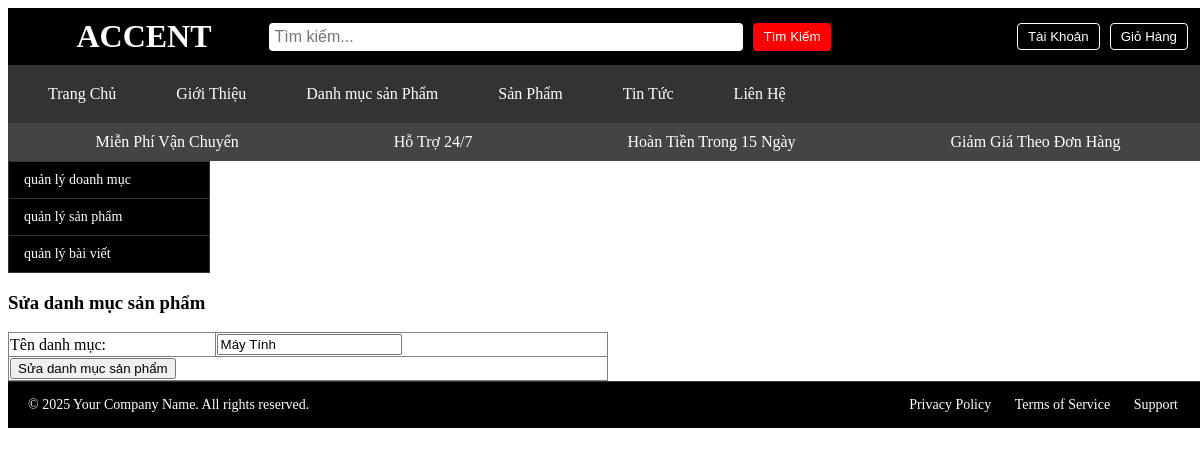
Before: /admin/index.php?action=quanlydanhmucsanpham&query=sua&iddanhmuc=7 with the older database file.
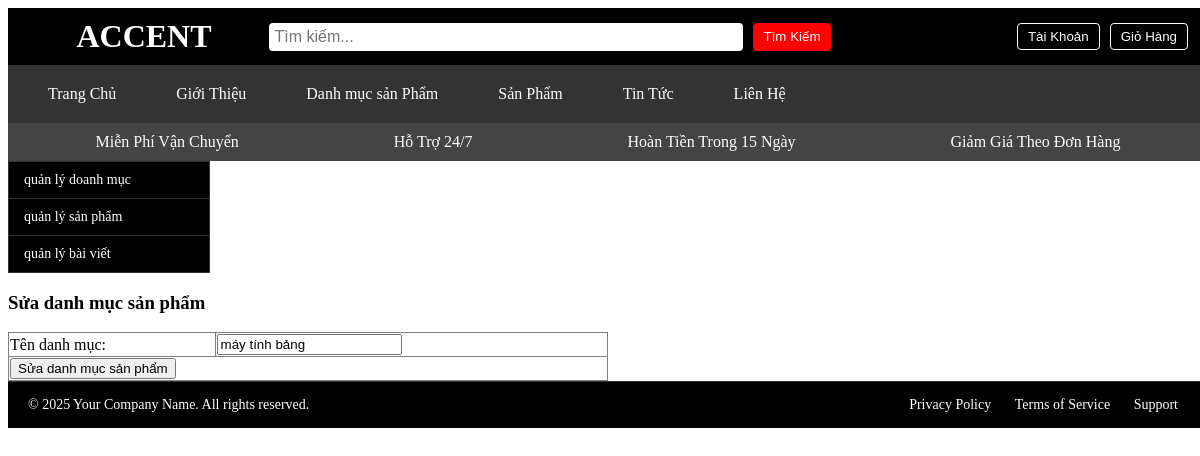
After: the same page with the newer database file.
### tables this page shows
CREATE TABLE `danhsachsanpham` (
  `id` int(11) NOT NULL,
  `tendanhmuc` varchar(255) NOT NULL
);

### admin/modum/quanlydanhmucsp/sua.php (the view)
<?php
include($_SERVER['DOCUMENT_ROOT'] . '/BTL/database/data.php');
if (isset($_GET['iddanhmuc'])) {
    $id = $_GET['iddanhmuc'];
    $sql_sua = "SELECT * FROM danhsachsanpham WHERE id = '$id' LIMIT 1";
    $query_sua = mysqli_query($conn, $sql_sua);
    $row = mysqli_fetch_array($query_sua);
}
?>
<h3>Sửa danh mục sản phẩm</h3>
<table border="1" width="50%" style="border-collapse: collapse;">
    <form method="POST" action="modum/quanlydanhmucsp/xuly.php?iddanhmuc=<?php echo $id ?>">
        <tr>
            <td>Tên danh mục:</td>
            <td><input type="text" name="tendanhmuc" value="<?php echo $row['tendanhmuc'] ?>" required></td>
        </tr>
        <tr>
            <td colspan="2">
                <input type="submit" name="suadanhmuc" value="Sửa danh mục sản phẩm">
            </td>
        </tr>
    </form>
</table>

### admin/index.php (shortened to what this page needs)
<!DOCTYPE html>
<html lang="en">
<head>
    <link rel="stylesheet" href="../admin/css/admin.css">
</head>
<body><div id="wrapper">
    <?php   include("modum/hearder.php")?>
    <?php   include("modum/menu.php")?>
    <?php   include("modum/main.php")?>
    <?php   include("modum/footer.php")?>
    </div>
</body>
</html>

### admin/modum/hearder.php
<body>
    <header>
        <div class="top-bar">
            <div class="logo">
                <h1>ACCENT</h1>
            </div>
            <div class="search-bar">
                <input type="text" placeholder="Tìm kiếm...">
                <button>Tìm Kiếm</button>
            </div>
            <div class="user-options">
    <button onclick="window.location.href='../../../BTL/page/login/login.php';">Tài Khoản</button>
    <button onclick="window.location.href='./../../BTL/page/giohang/giohang.php';">Giỏ Hàng</button>
</div>
        </div>
        <nav>
            <ul>
                <li><a href="#">Trang Chủ</a></li>
                <li><a href="#">Giới Thiệu</a></li>
                <li><a href="#">Danh mục sản Phẩm</a></li>
                <li><a href="#">Sản Phẩm</a></li>
                <li><a href="../../BTL/page/tintuc/index.php">Tin Tức</a></li>
                <li><a href="#">Liên Hệ</a></li>
            </ul>
        </nav>
        <div class="sub-bar">
            <span>Miễn Phí Vận Chuyển</span>
            <span>Hỗ Trợ 24/7</span>
            <span>Hoàn Tiền Trong 15 Ngày</span>
            <span>Giảm Giá Theo Đơn Hàng</span>
        </div>
    </header>
</body>

### admin/modum/menu.php
<ul class="admin">
    <li><a href="index.php?action=quanlydanhmucsanpham&query=them">quản lý doanh mục</a></li>
    <li><a href="index.php?action=quanlysp&query=them">quản lý sản phẩm</a></li>
    <li><a href="index.php?action=quanlybaiviet&query=them">quản lý bài viết</a></li>
</ul>

### admin/modum/main.php (shortened to what this page needs)
<div class="main">
    <?php
    if(isset($_GET['action']) && isset($_GET['query'])){
        $tam = $_GET['action'];
        $query = $_GET['query'];
    } else {
        $tam = '';
        $query = '';
    }
    if($tam == 'quanlydanhmucsanpham' && $query == 'them'){
        include("modum/quanlydanhmucsp/them.php");
        include("modum/quanlydanhmucsp/lietke.php");
    } elseif($tam == 'quanlydanhmucsanpham' && $query == 'sua'){
        include("modum/quanlydanhmucsp/sua.php");
    } elseif($tam == 'quanlysp' && $query == 'them'){
        include("modum/quanlysp/them.php");
        include("modum/quanlysp/lietke.php");
    } elseif($tam == 'quanlysp' && $query == 'sua'){
        include("modum/quanlysp/sua.php");
    } else {
        include("modum/dashboard.php");
    }
    ?>
</div>

### admin/modum/footer.php
<footer class="admin-footer">
    <div class="footer-content">
        <span>&copy; 2025 Your Company Name. All rights reserved.</span>
        <div class="footer-links">
            <a href="#privacy">Privacy Policy</a>
            <a href="#terms">Terms of Service</a>
            <a href="#support">Support</a>
        </div>
    </div>
</footer>

### admin/css/admin.css (style rules this page uses)
#wrapper { width: 1200px; margin: 0 auto; }
header { background-color: black; color: white; }
.top-bar { display: flex; justify-content: space-between; align-items: center; padding: 10px 20px; }
.logo { flex: 0 0 20%; text-align: center; }
.logo h1 { margin: 0; }
.search-bar { flex: 0 0 50%; display: flex; justify-content: center; gap: 10px; }
.search-bar input { padding: 5px; font-size: 16px; border: none; border-radius: 4px; width: 80%; }
.search-bar button { background-color: red; color: white; border: none; padding: 5px 10px; border-radius: 4px; cursor: pointer; }
.user-options { flex: 0 0 30%; display: flex; justify-content: flex-end; align-items: center; gap: 10px; }
.user-options button { background-color: transparent; color: white; border: 1px solid white; padding: 5px 10px; cursor: pointer; border-radius: 4px; }
nav { background-color: #333; display: flex; justify-content: space-between; padding: 10px 20px; align-items: center; }
nav ul { list-style: none; margin: 0; padding: 0; display: flex; gap: 20px; }
nav ul li a { text-decoration: none; color: white; padding: 10px 20px; display: block; }
.sub-bar { display: flex; justify-content: space-around; background-color: #444; padding: 10px; color: white; }
.admin-footer { background-color: #000; color: #fff; padding: 15px 20px; text-align: center; font-size: 14px; border-top: 1px solid #333; }
.footer-content { display: flex; justify-content: space-between; align-items: center; flex-wrap: wrap; max-width: 1200px; margin: 0 auto; }
.footer-links a { color: #fff; text-decoration: none; margin: 0 10px; font-size: 14px; transition: color 0.3s ease; }
.admin { list-style-type: none; padding: 0; margin: 0; background-color: #000; border: 1px solid #333; width: 200px; }
.admin li { border-bottom: 1px solid #333; }
.admin li:last-child { border-bottom: none; }
.admin a { display: block; color: #fff; text-decoration: none; padding: 10px 15px; font-size: 14px; transition: background-color 0.3s ease, color 0.3s ease; }

Changed rows visible on the page:
changed danhsachsanpham: tendanhmuc "Máy Tính" → "máy tính bảng"
